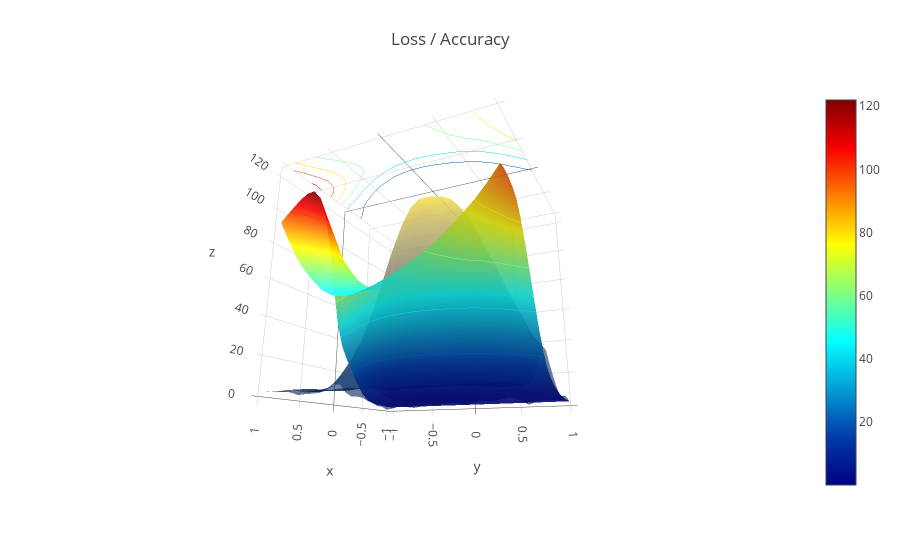
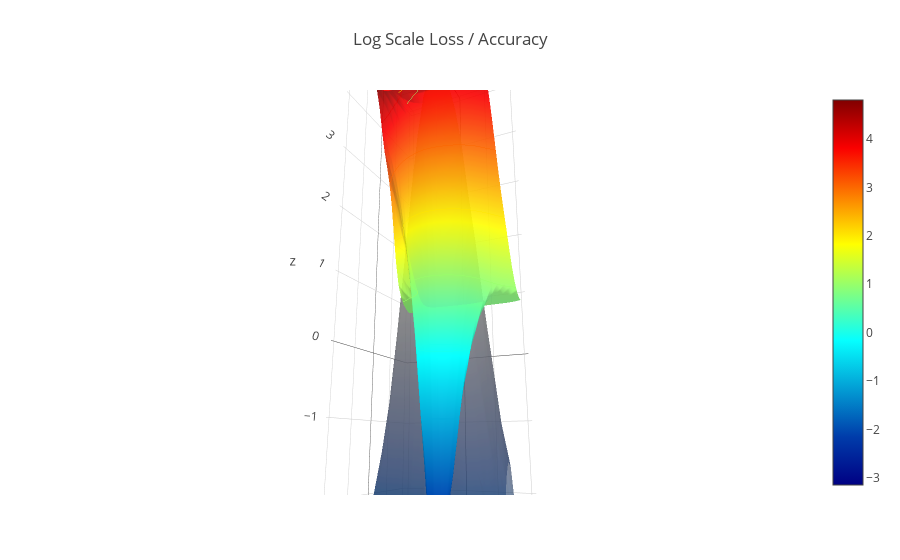

The cell these charts' notebook holds for them, in order:
### Code cell
create_viz(loss_list,acc_list)

### Figure 1 — Plotly figure (JSON) as saved in the notebook; plotly's stock layout.template omitted (floating-point values rounded to 4 significant figures; data arrays with more than 128 entries replaced by an {"elided": "..."} marker saying what was removed)
{"data": [{"colorscale": "Cividis", "opacity": 0.6, "showscale": false, "type": "surface", "uid": "aca26e66-3a4f-42e0-ba47-86725222f54a", "x": {"elided": "21x21 float values"}, "y": {"elided": "21x21 float values"}, "z": {"elided": "21x21 float values"}}, {"colorscale": "Jet", "contours": {"z": {"project": {"z": true}, "show": true, "usecolormap": true}}, "opacity": 0.9, "type": "surface", "uid": "669ff364-6239-4e0a-943a-ed35486c96c7", "x": {"elided": "21x21 float values"}, "y": {"elided": "21x21 float values"}, "z": {"elided": "21x21 float values"}}], "layout": {"autosize": true, "margin": {"b": 65, "l": 65, "r": 50, "t": 90}, "scene": {"camera": {"eye": {"x": 1.87, "y": 0.88, "z": -0.64}}}, "title": "Loss / Accuracy"}}

### Figure 2 — Plotly figure (JSON) as saved in the notebook; plotly's stock layout.template omitted (floating-point values rounded to 4 significant figures; data arrays with more than 128 entries replaced by an {"elided": "..."} marker saying what was removed)
{"data": [{"colorscale": "Cividis", "opacity": 0.6, "showscale": false, "type": "surface", "uid": "b854af53-0478-43b6-a549-ba86b13d0630", "x": {"elided": "21x21 float values"}, "y": {"elided": "21x21 float values"}, "z": {"elided": "21x21 float values"}}, {"colorscale": "Jet", "contours": {"z": {"project": {"z": true}, "show": true, "usecolormap": true}}, "opacity": 0.9, "type": "surface", "uid": "a9129fad-40b5-48f6-ada8-d3dc6872f1a1", "x": {"elided": "21x21 float values"}, "y": {"elided": "21x21 float values"}, "z": {"elided": "21x21 float values"}}], "layout": {"autosize": true, "margin": {"b": 65, "l": 65, "r": 50, "t": 90}, "scene": {"camera": {"eye": {"x": 1.87, "y": 0.88, "z": -0.64}}}, "title": "Log Scale Loss / Accuracy"}}
